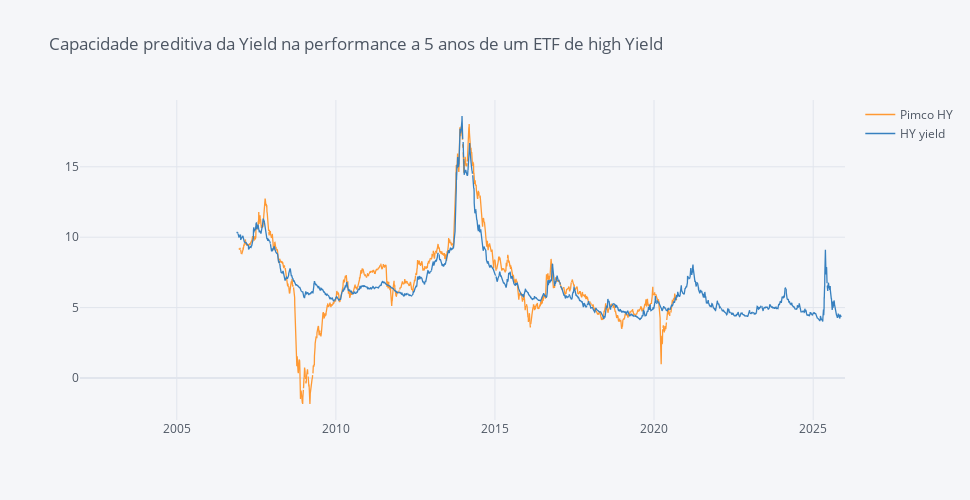

The cell this chart's notebook holds for it:
### Code cell
hy_yield = pdr.get_data_fred('BAMLH0A0HYM2EY', start='2001-12-16')

hy_yield.columns = ['HY yield']

hy_yield = hy_yield * 0.75

# download dataframe using pandas_datareader
HYG = pdr.get_data_yahoo("PHIYX", start="2001-12-16", end="2020-12-30")[['Adj Close']]

HYG.columns = ['Pimco HY']

days = int(252 * 5.1)

dates_index = pd.DataFrame(pd.bdate_range(start='2001-12-16', end="2026-01-01"))

hy_yield = pd.concat([dates_index, hy_yield.set_index(dates_index.index[:len(hy_yield)])], axis=1)
hy_yield = hy_yield.set_index(0)

hy_yield = hy_yield.shift(periods=days)

HYG_rr = multi_period_return(HYG, years=5, days=252)

data = pa.merge_time_series(HYG_rr, hy_yield, how='outer')

data.iplot(dimensions=pa.dimensions, title ='Capacidade preditiva da Yield na performance a 5 anos de um ETF de high Yield')

### Figure 1 — Plotly figure (JSON) as saved in the notebook; plotly's stock layout.template omitted (floating-point values rounded to 4 significant figures; data arrays with more than 128 entries replaced by an {"elided": "..."} marker saying what was removed)
{"data": [{"line": {"color": "rgba(255, 153, 51, 1.0)", "dash": "solid", "shape": "linear", "width": 1.3}, "mode": "lines", "name": "Pimco HY", "text": "", "type": "scatter", "x": {"elided": "6274 str values"}, "y": {"elided": "6274 mixed values"}}, {"line": {"color": "rgba(55, 128, 191, 1.0)", "dash": "solid", "shape": "linear", "width": 1.3}, "mode": "lines", "name": "HY yield", "text": "", "type": "scatter", "x": {"elided": "6274 str values"}, "y": {"elided": "6274 mixed values"}}], "layout": {"height": 500, "legend": {"bgcolor": "#F5F6F9", "font": {"color": "#4D5663"}}, "paper_bgcolor": "#F5F6F9", "plot_bgcolor": "#F5F6F9", "title": {"font": {"color": "#4D5663"}, "text": "Capacidade preditiva da Yield na performance a 5 anos de um ETF de high Yield"}, "width": 970, "xaxis": {"autorange": true, "gridcolor": "#E1E5ED", "range": ["2001-12-17", "2026-01-01"], "showgrid": true, "tickfont": {"color": "#4D5663"}, "title": {"font": {"color": "#4D5663"}, "text": ""}, "type": "date", "zerolinecolor": "#E1E5ED"}, "yaxis": {"autorange": true, "gridcolor": "#E1E5ED", "range": [-2.984, 19.74], "showgrid": true, "tickfont": {"color": "#4D5663"}, "title": {"font": {"color": "#4D5663"}, "text": ""}, "type": "linear", "zerolinecolor": "#E1E5ED"}}}
